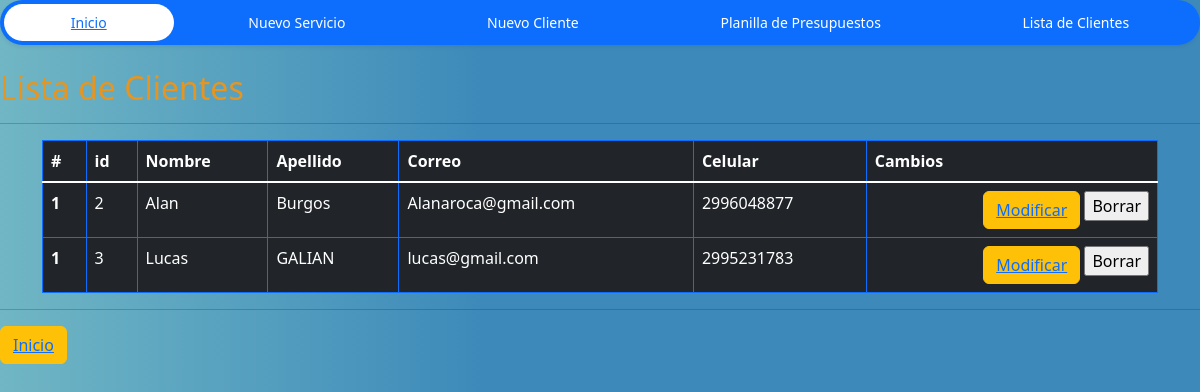
The page /clientes/ on the database as committed earlier.
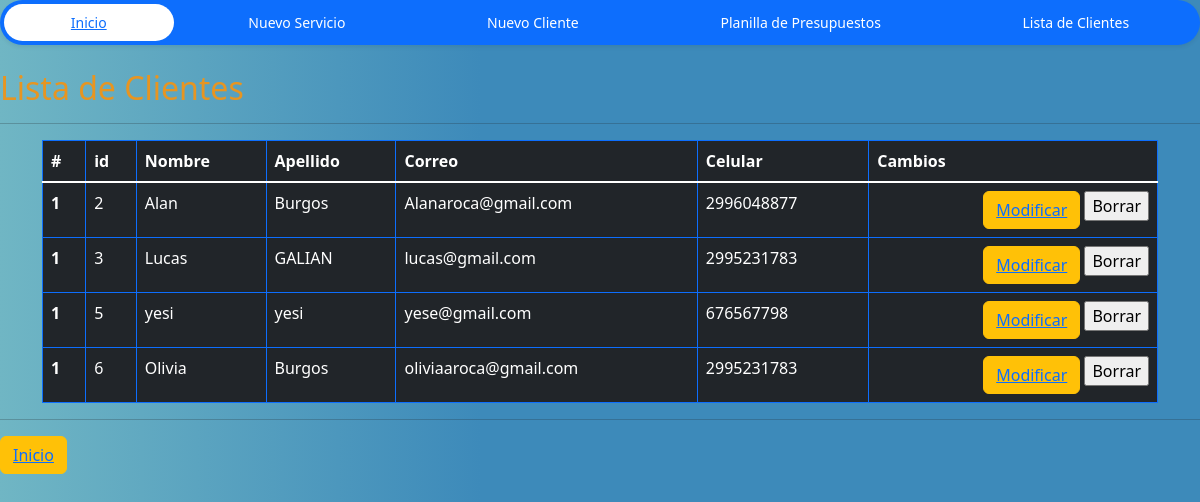
The same page on the database as committed later.
### appVentas/models.py (models this page shows, shortened)
class Cliente(models.Model):
     nombre = models.CharField(max_length=20)
     apellido = models.CharField(max_length=30, null= True)
     correo = models.EmailField()
     celular= models.IntegerField()

### appVentas/views.py (the view)
# urls.py: path('clientes/', views.clientes, name="clientes"),
def clientes(request):
    clientes = Cliente.objects.all()
    return render(request,'clientes.html',
                  {'clientes':clientes})

### appVentas/Templates/clientes.html (shortened to what this page needs)
{% load static %}
<!DOCTYPE html>
<html lang="en">
<head>
  <link href="https://cdn.jsdelivr.net/npm/bootstrap@5.3.2/dist/css/bootstrap.min.css" rel="stylesheet"
 />
  <link rel="stylesheet" href="{% static 'css/home.css' %}">
</head>
<body>
  <ul class="nav nav-pills nav-fill gap-2 p-1 small bg-primary rounded-5 shadow-sm" id="pillNav2" role="tablist"
        style="--bs-nav-link-color: var(--bs-white); --bs-nav-pills-link-active-color: var(--bs-primary); --bs-nav-pills-link-active-bg: var(--bs-white);">
        <li class="nav-item" role="presentation"><a href="{% url 'home' %}">
                <button class="nav-link active rounded-5" id="home-tab2" data-bs-toggle="tab" type="button" role="tab"
                    aria-selected="true">Inicio</button></a>
        </li>
        <li class="nav-item" role="presentation"><a href="{% url 'create_pres' %}">
                <button class="nav-link  rounded-5" id="home-tab2" data-bs-toggle="tab" type="button" role="tab"
                    aria-selected="true">Nuevo Servicio</button></a>
        </li>
        <li class="nav-item" role="presentation"><a href="{% url 'create_cli' %}">
                <button class="nav-link rounded-5" id="profile-tab2" data-bs-toggle="tab" type="button"
                    role="tab" aria-selected="false">Nuevo Cliente</button></a>
        </li>
        <li class="nav-item" role="presentation"><a href="{% url 'listaPres' %}">
                <button class="nav-link  rounded-5" id="contact-tab2" data-bs-toggle="tab" type="button"
                    role="tab" aria-selected="false">Planilla de Presupuestos</button></a>
        </li>
        <li class="nav-item" role="presentation"><a href="{% url 'clientes' %}">
                <button class="nav-link  rounded-5" id="contact-tab2" data-bs-toggle="tab" type="button"
                    role="tab" aria-selected="false">Lista de Clientes</button></a>
        </li>
    </ul>
  <br>
  <H2>Lista de Clientes</H2>
  <hr>
  <div class="container">
        <table class="table table-dark table-hover  table-bordered border-primary">
          <thead>
            <tr>
              <th scope="col">#</th>
              <th scope="col">id</th>
              <th scope="col">Nombre</th>
              <th scope="col">Apellido</th>
              <th scope="col">Correo</th>
              <th scope="col">Celular</th>
              <th scope="col">Cambios</th>
            </tr>
          </thead>
          <tbody class="table-group-divider">
            {% for c in clientes %}
            <tr>
              <th scope="row">1</th>
              <td>{{c.id}}</td>
              <td>{{c.nombre}}</td>
              <td>{{c.apellido}}</td>
              <td>{{c.correo}}</td>
              <td>{{c.celular}}</td>
              <th>
                <div class="d-flex justify-content-end">
                  <button type="button" class="btn btn-warning">
                    <a href="{% url 'updateCli' c.id %}">Modificar</a></button>
                  <form action="{% url 'deleteCli' c.id %}" method="post">
                    <input type="submit" value="Borrar">
                  </form>
                </div>
              </th>
            </tr>
            {% endfor %}
          </tbody>
    </table>
  </div>
  <hr>
  <button type="button" class="btn btn-warning">
    <a href="{% url 'home' %}">Inicio</a></button>
</body>
</html>

Rows that differ between the two databases and show on the page:
added Cliente: id "5", nombre "yesi", apellido "yesi", correo "yese@gmail.com", celular "676567798"
added Cliente: id "6", nombre "Olivia", apellido "Burgos", correo "oliviaaroca@gmail.com", celular "2995231783"
